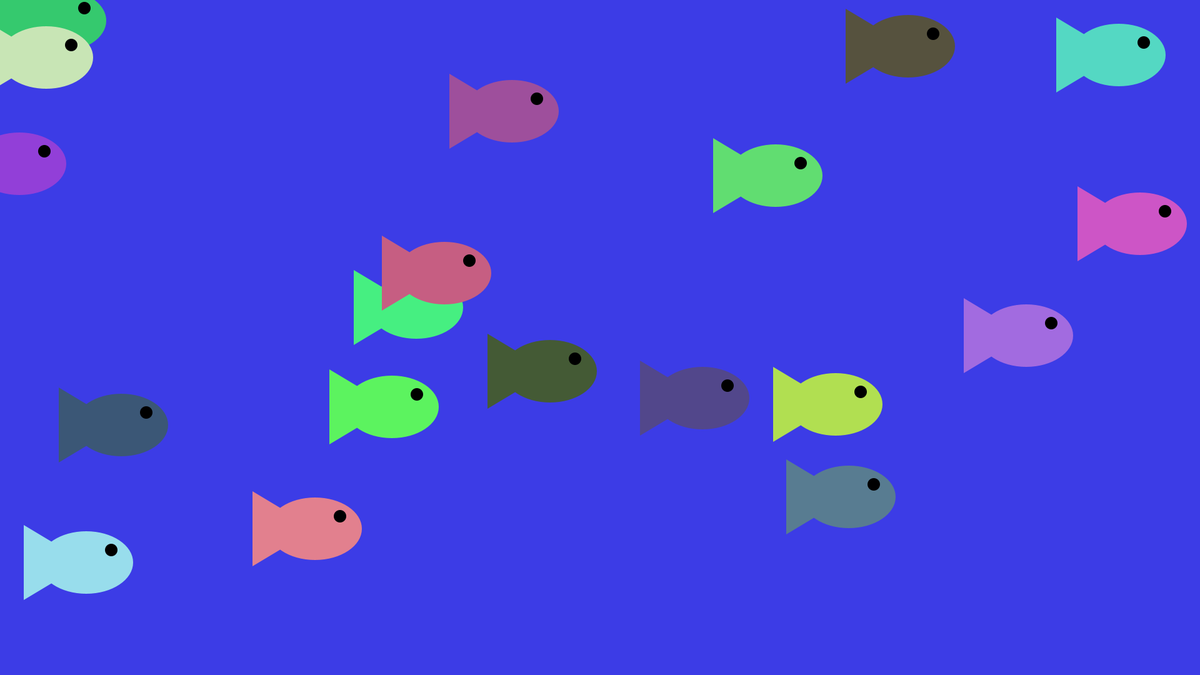
Frame 1 (no input)
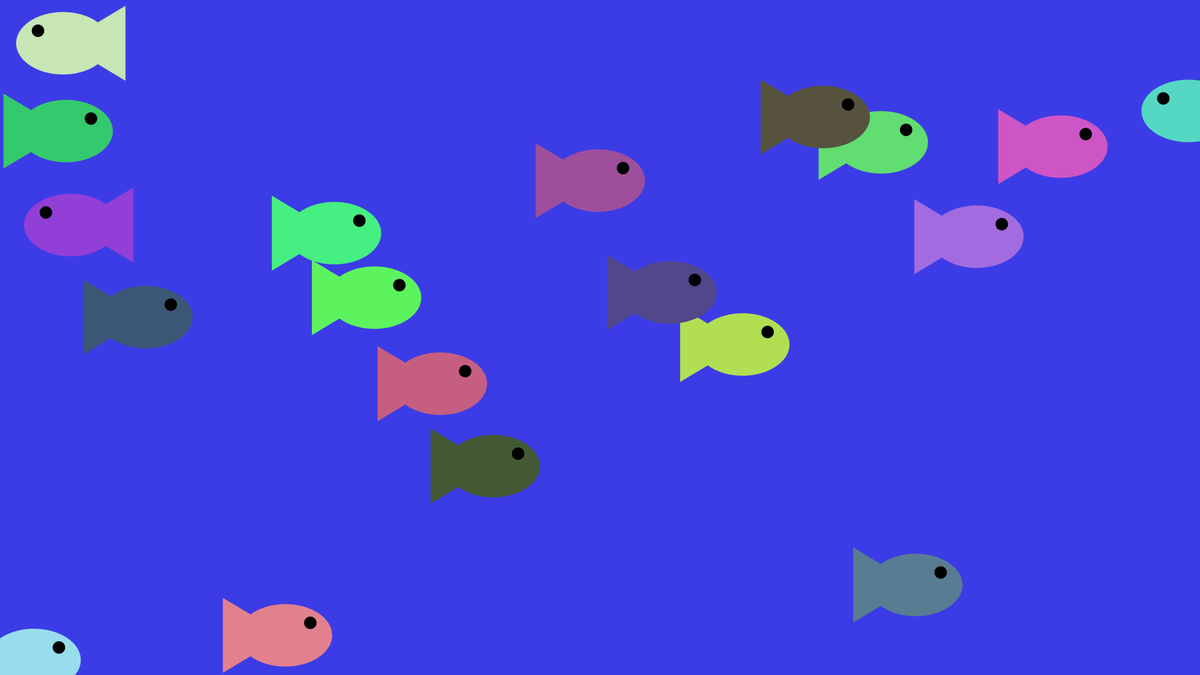
Frame 60 (the mouse pressed at the canvas centre just before this capture)
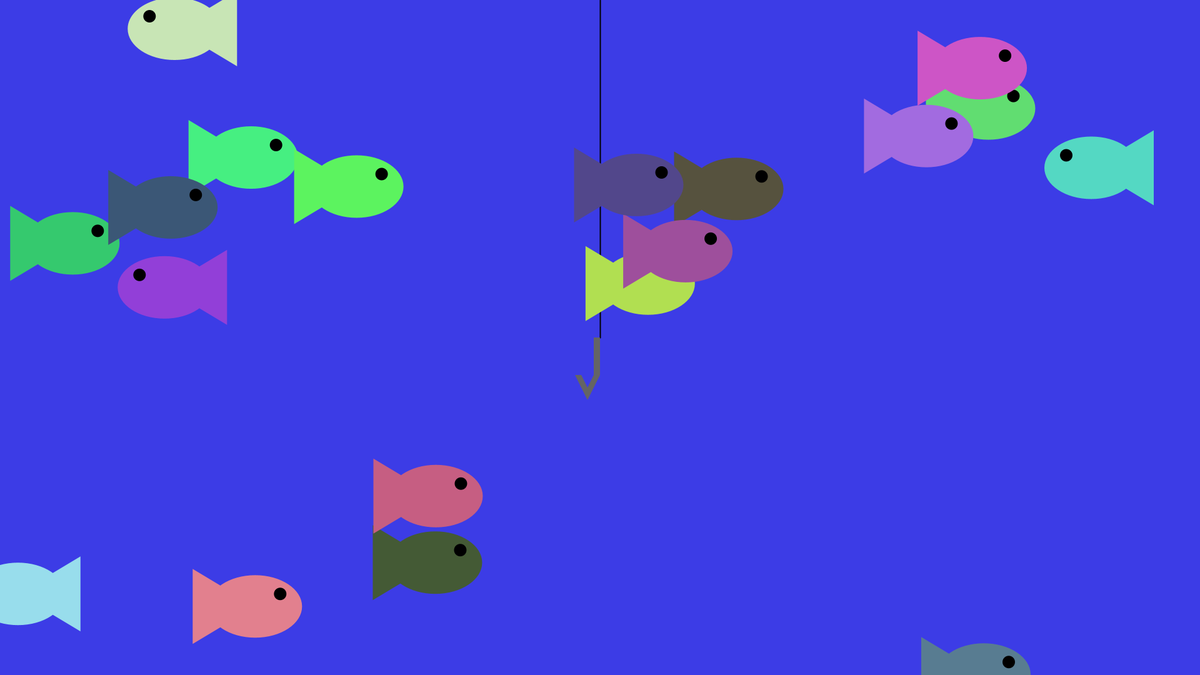
Frame 120 (the mouse held since frame 60 and released just before this capture)

The Processing sketch that drew these frames (run headless with seeded random() and noise(); from frame 60 on, the mouse is pressed at the canvas centre):

// Processing sketch: f18magd150lab06_pearson
// ── f18magd150lab06_pearson.pde
//Fish fishy1;
Fish[] fishy2;
int count;

void setup(){ 
  surface.setTitle("Fishy Screensaver"); //Just a cute title for the window
  background(60,60,230);
  size(1920,1080);
  //fishy1 = new Fish();
  
  //Stolen from lesson_6D
  count = max(width, height) / 100;
  fishy2 = new Fish[count];
  for(int i=0; i<count; ++i){
    fishy2[i] = new Fish();
  }
  
  }
  
void draw(){
  background(60,60,230);
  hook();

  //fishy1.show();
  //fishy1.swim();
  for(int i=0; i<count; ++i){
    fishy2[i].show();
    fishy2[i].swim();
  }
  
  line(mouseX,mouseY,mouseX,mouseY+50);
}

//pressing the mouse casts a fishing line and you can just move it around but nothing else
void hook() {
  
  if (mousePressed){
    stroke(1);
    strokeWeight(2);
    line(width/2,0, mouseX,mouseY);
    noStroke();
    rectMode(CENTER);
    fill(100);
    rect(mouseX-5,mouseY+30,10,60);
    quad(mouseX,mouseY+60,mouseX-10,mouseY+60,mouseX-20,mouseY+80,mouseX-20,mouseY+100);
    quad(mouseX-40,mouseY+60,mouseX-30,mouseY+60,mouseX-20,mouseY+80,mouseX-20,mouseY+100);
 
  } 
}

// ── Fish.pde
class Fish{
  float centerX, centerY, tailA, tailB, speedX, speedY, dirX, dirY,eyeA,eyeB;
  color fill;
  
  Fish(){
    centerX = round(random(0,width));
    centerY = round(random(0,height));
    tailA = 100;
    tailB = 60;
    speedX = random(3, 1);
    speedY = random(3, 1);
    eyeA= 40;
    eyeB= 20;
    
    float theta = random(TWO_PI);  //borrowed from lesson_6D, a few things were borrowed throughout this code
    dirX = cos(theta);
    dirY = sin(theta);
    
    fill = color(random(50,250),random(50,250),random(50,250));
  }  
  

  
  //fish shape consisting of an eye ellipse, body ellipse, and triangle fin
  void show(){
    noStroke();
    fill(fill);
    ellipse(centerX, centerY, 150, 100);
    triangle(centerX, centerY, centerX-tailA, centerY-tailB,centerX-tailA, centerY+tailB);
    fill(0);
    ellipse(centerX+eyeA, centerY-eyeB, 20,20);
  }
  
  void swim(){
    centerX += speedX * dirX;
    centerY += speedY * dirY;
    
    //swaps both direction and the way the fish is facing
    if(centerX < 0 || centerX >width){
      dirX *= -1;
      tailA *= -1;
      tailB *= -1;
      eyeA *= -1;
      
    }
    if(centerY < 0 || centerY > height){
      dirY *= -1;
    }
  }
}
